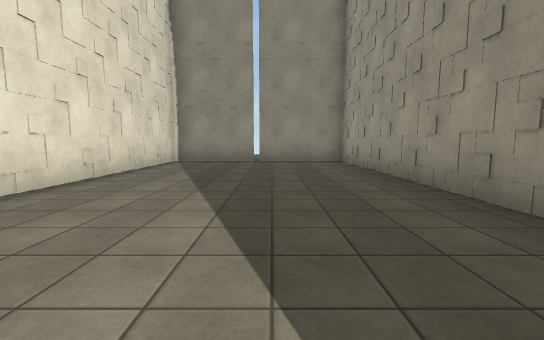
[1] (above)

17 first-person views from a walk through a Unity game level. The camera is 1.3 m above the floor, tilts 6° down and sees 90° across. The floor is counted in squares, 2 m on a side. Each view is taken from the middle of a square. On the plan, view 1 faces up. The plan holds only what a view shows up to about 9 squares ahead; the rest is blank. The place goes on beyond the plan. Some surface patterns are stand-ins.

[2]
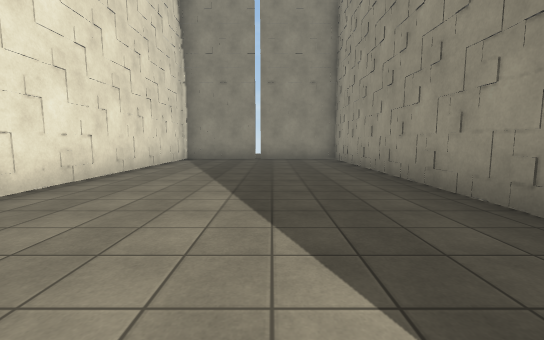

[3]
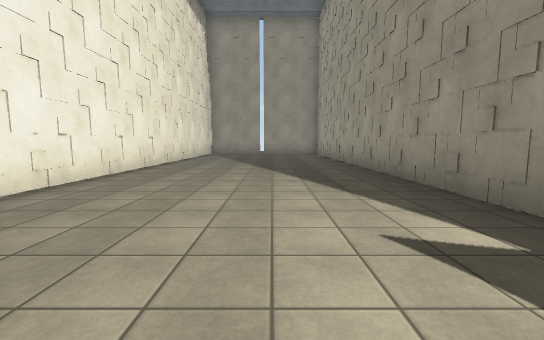

[4]
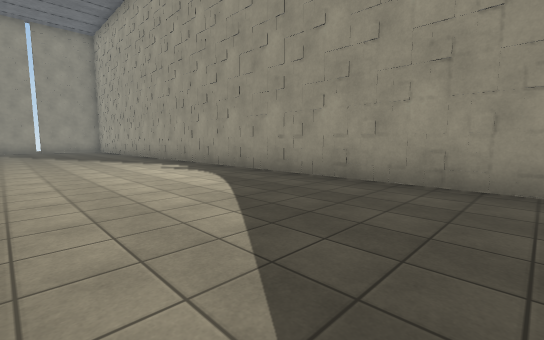

[5]
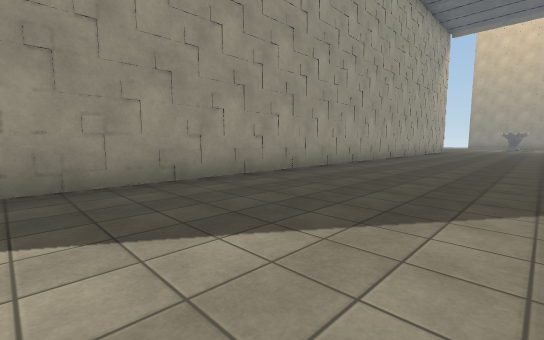

[6]
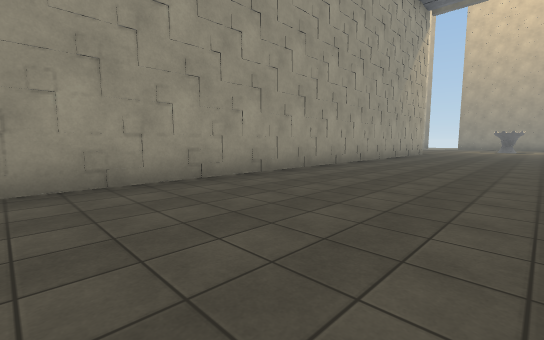

[7]
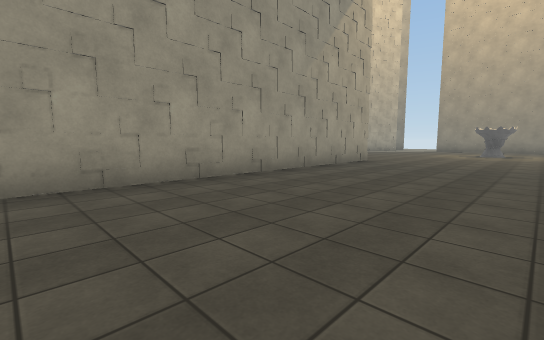

[8]
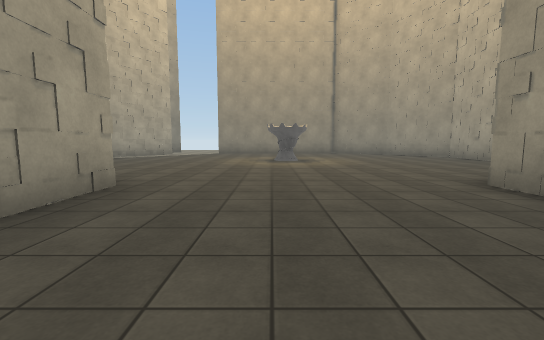

[9]
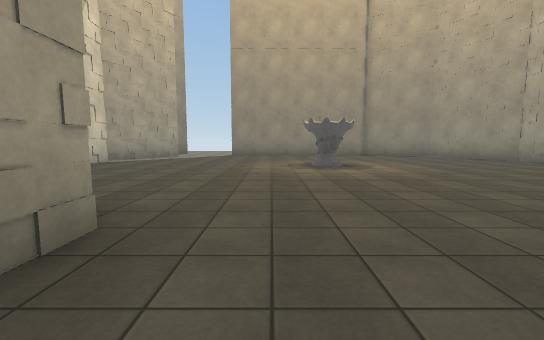

[10]
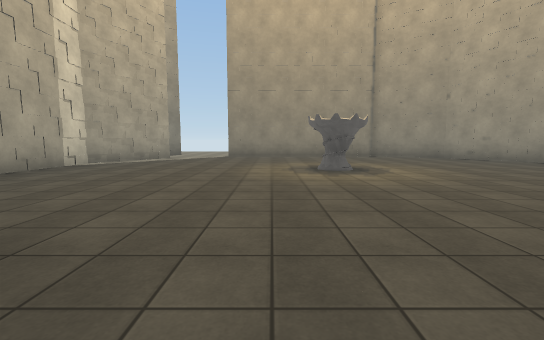

[11]
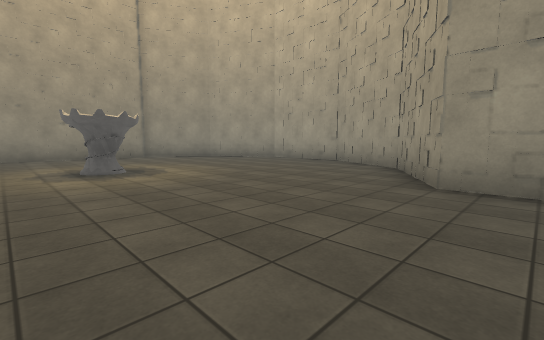

[12]
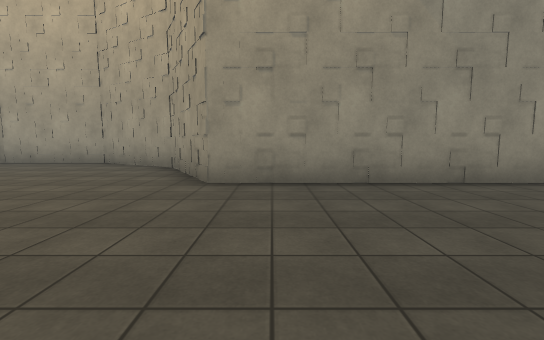

[13]
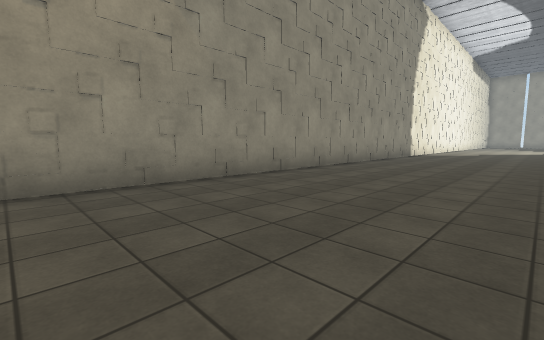

[14]
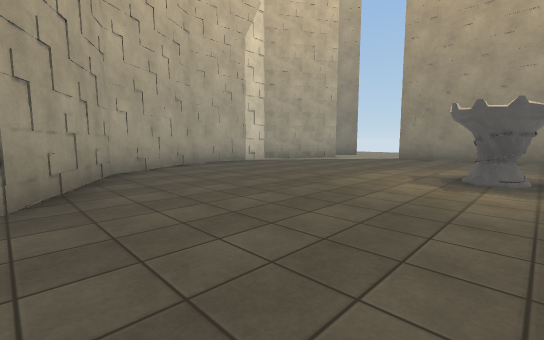

[15]
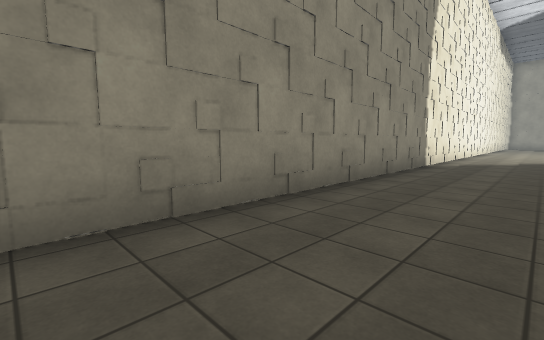

[16]
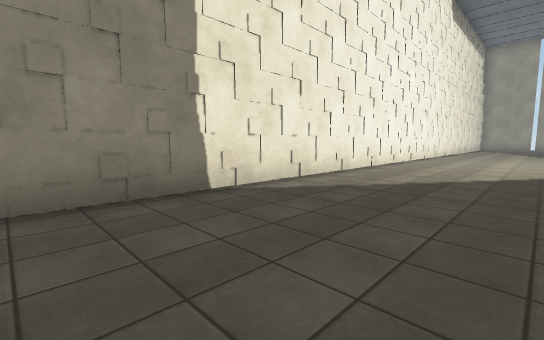

[17]
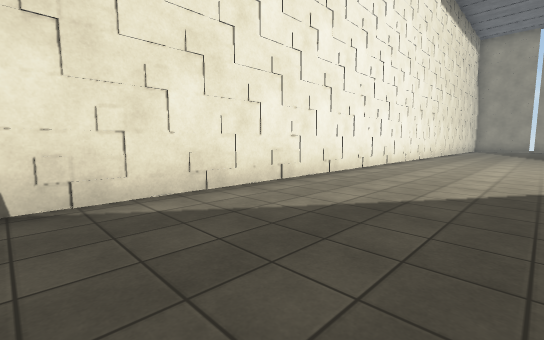

### Floor plan
Points are (right, up) in squares from view 1. A wall is a line through its corners. A room is listed if a view was taken in it or the views show most of it. See-through windows are left out.
Room 1 (views 1, 2, 3, 4, 5, 6, 7, 8, 9, 10, 11, 12, 13, 14, 15, 16, 17)
walls: (5.9, -34.1) (6.5, -33.1) (6.5, -30.1) (5, -27.5) (2.3, -26) (2.3, 9) (-3.2, 9) (-3.2, -26) (-5.8, -27.5) (-7.3, -30) (-7.3, -33.1) (-6.7, -34.1)
objects: other object (-1, -31) to (0, -31)

Positions as (right, up) in squares from view 1, and headings:
1: (0, 0), facing up
2: (0, -1), facing up
3: (0, -5), facing up
4: (-2, -10), facing up-right
5: (-2, -7), facing down-right
6: (-2, -11), facing down-right
7: (-2, -17), facing down-right
8: (0, -22), facing down
9: (1, -24), facing down
10: (1, -25), facing down
11: (1, -25), facing down-left
12: (1, -25), facing left
13: (1, -25), facing up-left
14: (-1, -26), facing down-right
15: (-1, -20), facing up-left
16: (0, -14), facing up-left
17: (0, -12), facing up-left
